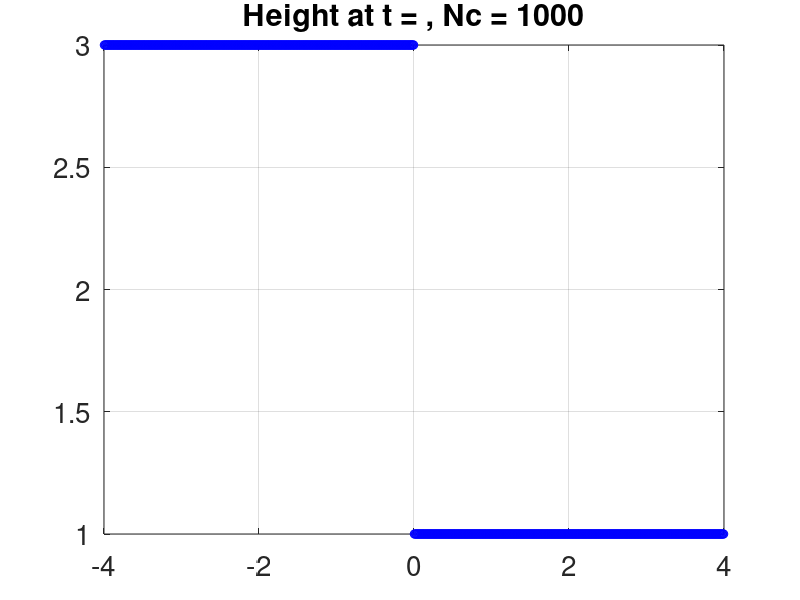
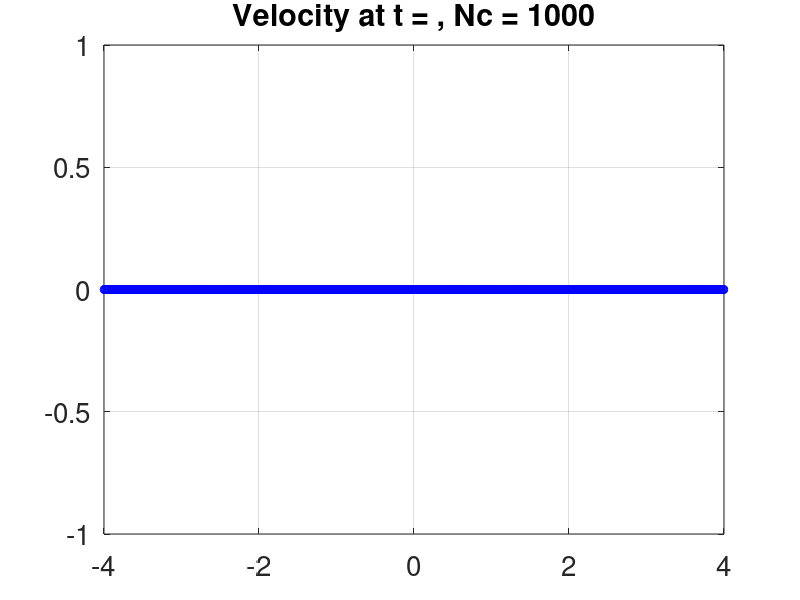
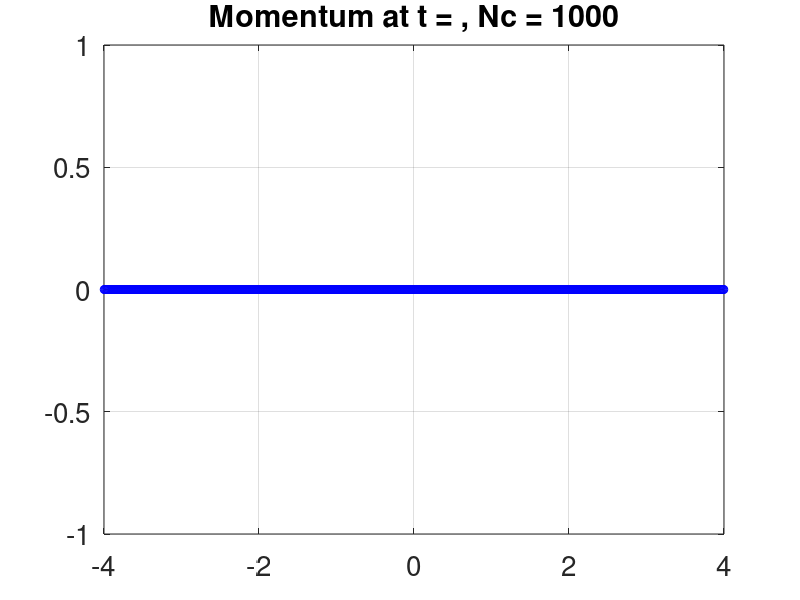

The MATLAB source for these figures, in order: (Note: this script raises an error after producing the figures.)
% MF206 Introduction to CFD 2025
% Instructor: Marica Pelanti
% Final Application Lesson - FINAL EXAM 
% ---------------------------------------------------------
% solution of the 1D shallow water equations via FV conservative schemes
% TEMPLATE TO FILL
%-------------------------------------------------------------------------------
%
% qv = matrix of conserved variables   Nct \times 2
% columns = conserved variables (2)
% rows = cell values (Nct)
% qv(:,1) = flow height
% qv(:,2) = momentum 
%

clear all; close all; clc
grav = 1.; % gravity constant
%--------------------------------------------------------------------------------
% Set initial conditions
%--------------------------------------------------------------------------------
% Example of Initial condition: Riemann problem 
%
% Set Riemann problem left and right states
%
%--------------------------------------------------------
% Left state
rhol = 3.; % water height
ul = 0.;   % velocity
% Right state
rhor = 1;  % water height
ur = 0.;   % velocity
%-----------------------------------------------------
xd = 0.0;     % location of initial discontinuity;
% 
%-----------------------------------------------------
% left and right states in terms of conserved variables
  rhoul = rhol*ul;   % momentum of left state
  rhour = rhor*ur;   % momentum of right state
%
%--------------------------------------------------------------------------------
% grid and time step
%
Nc = 1000;             % number of grid cells over the interval [xl xr]
Nct = Nc+4;           % total number of grid cells (including 4 ghost cells) 
rat = 0.4;%0.1;       % fixed ratio dt/h % chosen so that CFL = max(lambda) dt/h \leq 1.
xl= -4.;              % left limit of space interval  [xl xr]      
xr = 4.;              % right limit of space interval [xl xr]
tf=0;%             % final time %
%
% Type of BC (= 1 zero-order extrapolation, = 2 solid fixed wall)
bcl=1; % Left BC
bcr=1; % Right BC
%
%-------------------------------------------------------------
% Set method ('Rusanov' or 'Roe')
method = 'Roe';
%-------------------------------------------------------------
% Finite Volume discretization 
% assume uniform grid with grid spacing = h
%
% 	
%              xl    					xr
%  X   |   X   |---X---|---X---|---X---  ...  --|---X---|   X   |   X
%  1       2       3       4       5              Nc+2    Nc+3    Nc+4=Nct
%  
%  1,2 : ghost cells on the left of xl
%  Nc+3,Nc+4 : ghost cells on the right of xr
%-------------------------------------------------------------
% mesh width
h = (xr-xl)/Nc;

% time step (here fixed)
dt = rat*h;

x  = [xl+h/2:h:xr-h/2]';        % coordinates of cell centers  
xt = [xl-3*h/2:h:xr+3*h/2]';    % coordinates of cell centers including ghost cells


MaxStep = ceil(tf/dt);          % number of time steps
%-----------------------------------------------------------------------

% Initialization

t=0.0 ;                         % initial time 

% Dimension:
% - Cell number
% - u1 = h, u2 = hu
qv  = zeros(Nct,2);

% Initial conditions Riemann problem

for k = 1:Nct		   
  if (xt(k) < xd)       % Left state
     qv(k,1) = rhol;
     qv(k,2) = rhoul;
  else                  % Right state
     qv(k,1) = rhor;
     qv(k,2) = rhour;
  end 
end

Ncp2 = Nc+2;
Ncp3 = Nc+3;
%%%%%%%%%%%%%%%%%%%%%%%%%%%%%%%%%%%%%%%%%%%%%%%%%%%%%%%%%%%%%
tic
for  istep=1:MaxStep
    w = qv;  % store old qv 
   
    % update solution qv
    switch method  	
    case 'Rusanov'	
        
        % update solution at new time level
        for i=3:Ncp2
            fluip = fluxswRSn_templ(w(i,:), w(i+1,:));
            flui = fluxswRSn_templ(w(i-1,:), w(i,:));
            qv(i,:) = w(i,:) - dt/h*(fluip-flui);  
        end 	
     
     case 'Roe'	
        fRoe = fluxRoe(Nct, Ncp3, w);
        
        % update solution at new time level
        for i=3:Ncp2   
            fluip = fRoe(i,:);      % first-order Roe flux at i+1/2 (row vector) - mod 2025
            flui  = fRoe(i-1,:);    % first-order Roe flux at i-1/2 - mod 2025    
            qv(i,:) = w(i,:) - dt/h*(fluip-flui);  
        end
     end      

    % set Bondary conditions
    % left ghost cells
    for k = 1:2      
        qv(2,k) =  qv(3,k); % zero-order extrapolation
        qv(1,k) =  qv(3,k);	
    end 

    if (bcl==2)  % solid wall     
        qv(2,1) =  qv(3,1); % symmetry
        qv(1,1) =  qv(4,1);
        
        qv(2,2) = -qv(3,2); % negate momentum
        qv(1,2) = -qv(4,2);
    end
    % right ghost cells      
    for k = 1:2      
        qv(Nct-1,k) =  qv(Ncp2,k); % zero-order extrapolation
        qv(Nct,k) =  qv(Ncp2,k);	
    end 
    
    if (bcr==2)  % solid wall
        qv(Nct-1,1) = qv(Ncp2,1); % symmetry
        qv(Nct,1) =  qv(Nc+1,1);
        
        qv(Nct-1,2) = -qv(Ncp2,2); % negate momentum
        qv(Nct,2) = -qv(Nc+1,2);
    end      
    %                
    %-------------------------------------    
    t=t+dt;  % time increment 
    %------------------------------------------------------------------------
end  % end time loop
%------------------------------------------------------------------------
%
%-- Plot numerical solution at final time in terms of variables h, rho*u, u
%
%
rhosol = qv(3:Ncp2,1);   % water height
rhousol = qv(3:Ncp2,2);  % momentum
usol = zeros(size(rhosol)); % velocity initialization

%--------------------------------------------------------------
% Integrals calculation
h_int = h*sum(rhosol);
hu_int = h*sum(rhousol);

fprintf("Numerical integral for h: %.5f\n", h_int);
fprintf("Numerical integral for hu: %.5f\n", hu_int);

for ii=1:Nc
 if (rhosol(ii)>0)
  usol(ii) = rhousol(ii)./rhosol(ii);  % velocity (definition allows handling dry states)
 end
end
%  Plot results 

      figure(1) % water height
      plot(x,rhosol,'bo')
%      axis([xl xr  0  1.1])
      grid     
      title(sprintf('Height at t = %d, Nc = %d',istep*dt,Nc))
      set(gca,'FontSize',20)

      figure(2) % velocity
      plot(x,usol,'bo')
%      axis([xl xr  0  1.1])
      grid     
      title(sprintf('Velocity at t = %d, Nc = %d',istep*dt,Nc))
      set(gca,'FontSize',20)
            
      figure(3) % momentum
      plot(x,rhousol,'bo')
%      axis([xl xr  0  1.1])
      grid     
      title(sprintf('Momentum at t = %d, Nc = %d',istep*dt,Nc))
      set(gca,'FontSize',20)      
 
%%%%%%%%%%%%%%%%%%%%%%%%%%%%%%%%%%%%%%%%%%%%%%

% depends on functions:  .... (numerical fluxes)
% feswrpex.m, fhint.m (exact solution)
%------------------------------------------------------
iexact=1;   % = 1 to add comparison with exact solution computed in fswrpex.m

if (iexact ==1)
% exact solution
[uex,rhoex,xx] = fswrpex(rhol,rhor,t);

rhouex = rhoex.*uex;

      figure(4) % water height
      plot(xx,rhoex,'r-',x,rhosol,'bo')
%      axis([xl xr  0  1.1])
      grid     
      title(sprintf('Height at t = %d, Nc = %d',istep*dt,Nc))
      legend('exact','computed','Location','NorthEast')
      set(gca,'FontSize',20)

      figure(5) % velocity
      plot(xx,uex,'r-',x,usol,'bo')
%      axis([xl xr  0  1.1])
      grid     
      title(sprintf('Velocity at t = %d, Nc = %d',istep*dt,Nc))
      legend('exact','computed','Location','NorthWest')
      set(gca,'FontSize',20)
      
      figure(6) % momentum
      plot(xx,rhouex,'r-',x,rhousol,'bo')
%      axis([xl xr  0  1.1])
      grid     
      title(sprintf('Momentum at t = %d, Nc = %d',istep*dt,Nc))
      legend('exact','computed','Location','NorthWest')
      set(gca,'FontSize',20)      
             
end      

